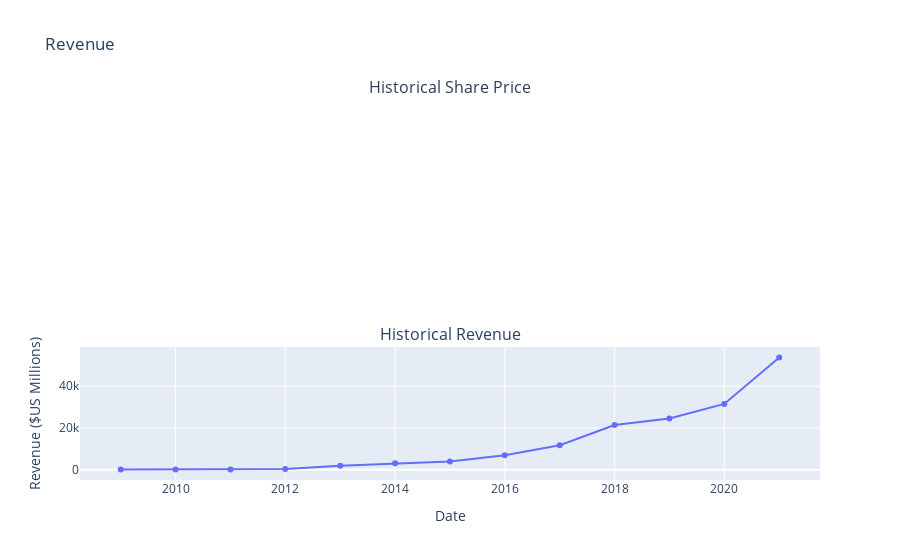

Source (notebook cell):
### Markdown cell above
Use the `make_graph` function to graph the Tesla Stock Data, also provide a title for the graph. The structure to call the `make_graph` function is `make_graph(tesla_data, tesla_revenue, 'Tesla')`. Note the graph will only show data upto June 2021.

### Code cell
def make_graph(tesla_data, tesla_revenue, Tesla):
    fig = make_subplots(rows=2, cols=1, shared_xaxes=True, subplot_titles=("Historical Share Price", "Historical Revenue"), vertical_spacing = .3)
    revenue_data_specific = tesla_revenue[tesla_revenue.Date <= '2021-06-30']
    fig.add_trace(go.Scatter(x=pd.to_datetime(revenue_data_specific.Date, infer_datetime_format=True), y=revenue_data_specific.Revenue.astype("float"), name="Revenue"), row=2, col=1)
    fig.update_xaxes(title_text="Date", row=2, col=1)
    fig.update_yaxes(title_text="Revenue ($US Millions)", row=2, col=1)
    fig.update_layout(showlegend=False, height=500, title='Revenue', 
    xaxis_rangeslider_visible=True)
    fig.show()
make_graph(tesla_revenue,tesla_revenue,'Tesla')

### Figure 1 — Plotly figure (JSON) as saved in the notebook; plotly's stock layout.template omitted (floating-point values rounded to 4 significant figures)
{"data": [{"name": "Revenue", "type": "scatter", "x": ["2021-01-01T00:00:00", "2020-01-01T00:00:00", "2019-01-01T00:00:00", "2018-01-01T00:00:00", "2017-01-01T00:00:00", "2016-01-01T00:00:00", "2015-01-01T00:00:00", "2014-01-01T00:00:00", "2013-01-01T00:00:00", "2012-01-01T00:00:00", "2011-01-01T00:00:00", "2010-01-01T00:00:00", "2009-01-01T00:00:00"], "xaxis": "x2", "y": [53823, 31536, 24578, 21461, 11759, 7000, 4046, 3198, 2013, 413, 204, 117, 112], "yaxis": "y2"}], "layout": {"annotations": [{"font": {"size": 16}, "showarrow": false, "text": "Historical Share Price", "x": 0.5, "xanchor": "center", "xref": "paper", "y": 1.0, "yanchor": "bottom", "yref": "paper"}, {"font": {"size": 16}, "showarrow": false, "text": "Historical Revenue", "x": 0.5, "xanchor": "center", "xref": "paper", "y": 0.35, "yanchor": "bottom", "yref": "paper"}], "autosize": true, "showlegend": false, "title": {"text": "Revenue"}, "xaxis": {"anchor": "y", "domain": [0, 1], "matches": "x2", "rangeslider": {"visible": true}, "showticklabels": false}, "xaxis2": {"anchor": "y2", "autorange": true, "domain": [0, 1], "range": ["2008-04-02 20:42:17.8773", "2021-10-01 03:17:42.1227"], "title": {"text": "Date"}, "type": "date"}, "yaxis": {"anchor": "x", "domain": [0.65, 1.0]}, "yaxis2": {"anchor": "x2", "autorange": true, "domain": [0, 0.35], "range": [-5271.0, 59210.0], "title": {"text": "Revenue ($US Millions)"}, "type": "linear"}}}
